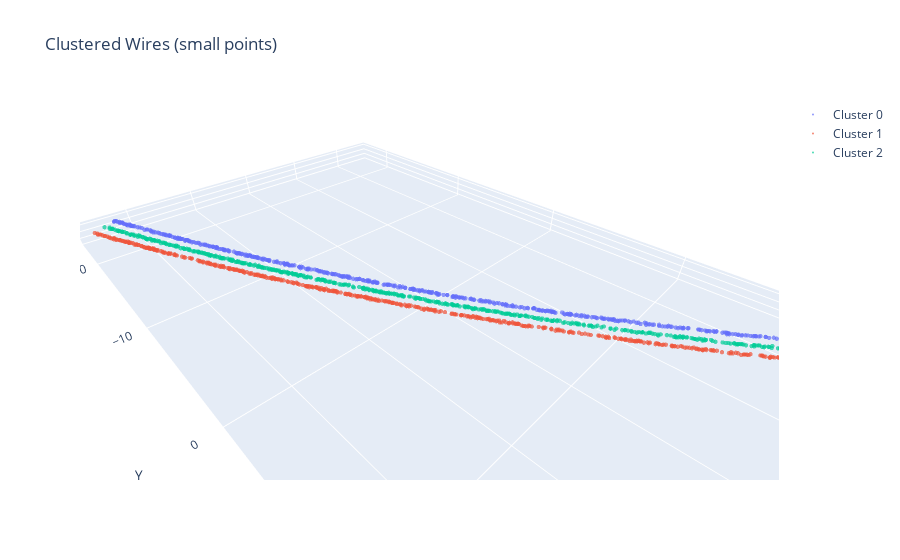

The notebook cell saved with this chart:
### Code cell
fig = go.Figure()

for cluster_id in df['cluster'].unique():
    cluster_data = df[df['cluster'] == cluster_id]
    fig.add_trace(go.Scatter3d(
        x=cluster_data['x'],
        y=cluster_data['y'],
        z=cluster_data['z'],
        mode='markers',
        marker=dict(
            size=1.5,  # Smaller = sharper, better for thin wire visuals
            opacity=0.7
        ),
        name=f'Cluster {cluster_id}'
    ))

fig.update_layout(
    title='Clustered Wires (small points)',
    scene=dict(
        xaxis_title='X',
        yaxis_title='Y',
        zaxis_title='Z',
        aspectmode='data'
    )
)
fig.show()

### Figure 1 — Plotly figure (JSON) as saved in the notebook; plotly's stock layout.template omitted (floating-point values rounded to 4 significant figures; data arrays with more than 128 entries replaced by an {"elided": "..."} marker saying what was removed)
{"data": [{"marker": {"opacity": 0.7, "size": 1.5}, "mode": "markers", "name": "Cluster 0", "type": "scatter3d", "x": {"elided": "492 float values"}, "y": {"elided": "492 float values"}, "z": {"elided": "492 float values"}}, {"marker": {"opacity": 0.7, "size": 1.5}, "mode": "markers", "name": "Cluster 1", "type": "scatter3d", "x": {"elided": "496 float values"}, "y": {"elided": "496 float values"}, "z": {"elided": "496 float values"}}, {"marker": {"opacity": 0.7, "size": 1.5}, "mode": "markers", "name": "Cluster 2", "type": "scatter3d", "x": {"elided": "514 float values"}, "y": {"elided": "514 float values"}, "z": {"elided": "514 float values"}}], "layout": {"scene": {"aspectmode": "data", "xaxis": {"title": {"text": "X"}}, "yaxis": {"title": {"text": "Y"}}, "zaxis": {"title": {"text": "Z"}}}, "title": {"text": "Clustered Wires (small points)"}}}
